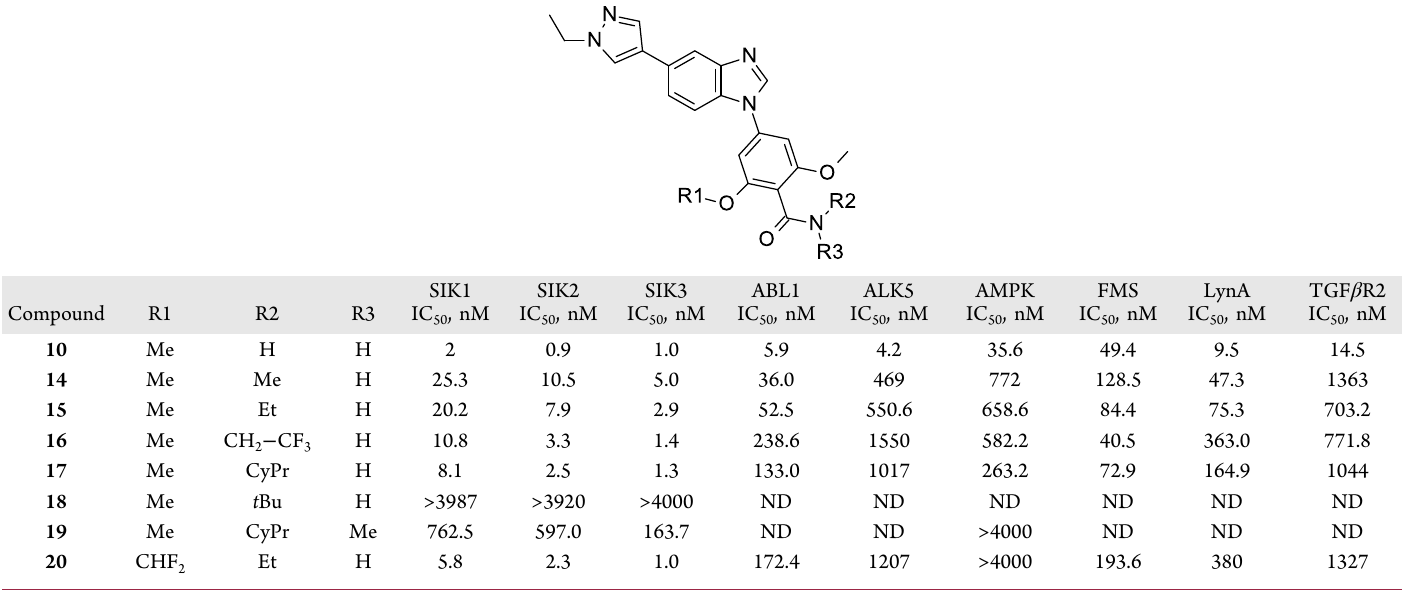
#> input picture evaluate_dataset/images/JMC_2024_01_1-7_03_01.png, 1409 x 593 px
$ python -i image_loader.py   (imports and definitions only)
#> lines starting #> are read from the running program, lines starting #| are printed output that depends on the picture
"""用于加载图像"""
from io import BytesIO
from pathlib import Path
from typing import Any, Union

import cv2
import numpy as np
from PIL import Image, UnidentifiedImageError

# root_dir = Path(__file__).resolve().parent
InputType = Union[str, np.ndarray, bytes, Path, Image.Image]


class ImageLoader:
    def __init__(self):
        pass

    # [84 lines left out: functions load_cv_img, load_image, _load_img, img_to_ndarray, convert_img, not called in this run]

    @staticmethod
    def cvt_two_to_three(img: np.ndarray) -> np.ndarray:
        """gray + alpha → BGR"""
        img_gray = img[..., 0]
        img_bgr = cv2.cvtColor(img_gray, cv2.COLOR_GRAY2BGR)

        img_alpha = img[..., 1]
        not_a = cv2.bitwise_not(img_alpha)
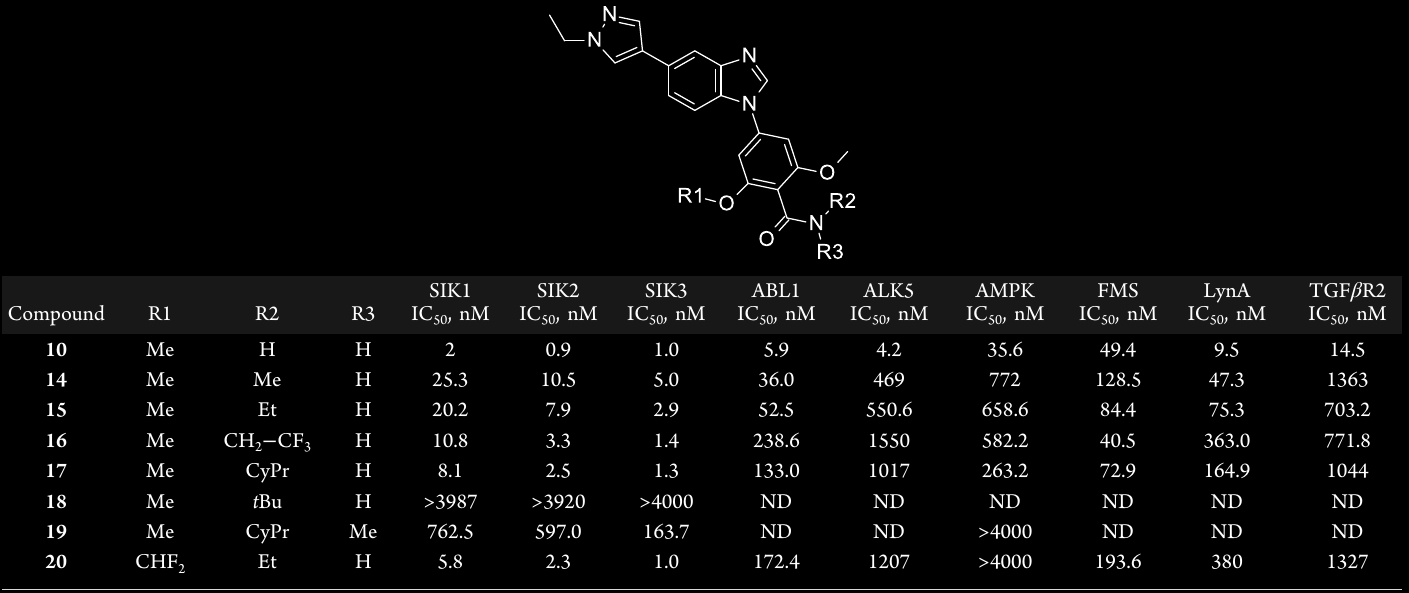
#> not_a: shape (593, 1409); min 0, max 255, mean 8.8
        not_a = cv2.cvtColor(not_a, cv2.COLOR_GRAY2BGR)
#> not_a: shape (593, 1409, 3)

        new_img = cv2.bitwise_and(img_bgr, img_bgr, mask=img_alpha)
        new_img = cv2.add(new_img, not_a)
#> new_img: shape (593, 1409, 3); every value is 255
        return new_img

    # [25 lines left out: functions cvt_four_to_three, verify_exist, not called in this run]


class LoadImageError(Exception):
    pass

>>> import cv2
>>> picture = cv2.cvtColor(cv2.imread('../../evaluate_dataset/images/JMC_2024_01_1-7_03_01.png'), cv2.COLOR_BGR2RGB)
>>> result = ImageLoader().cvt_two_to_three(picture)
